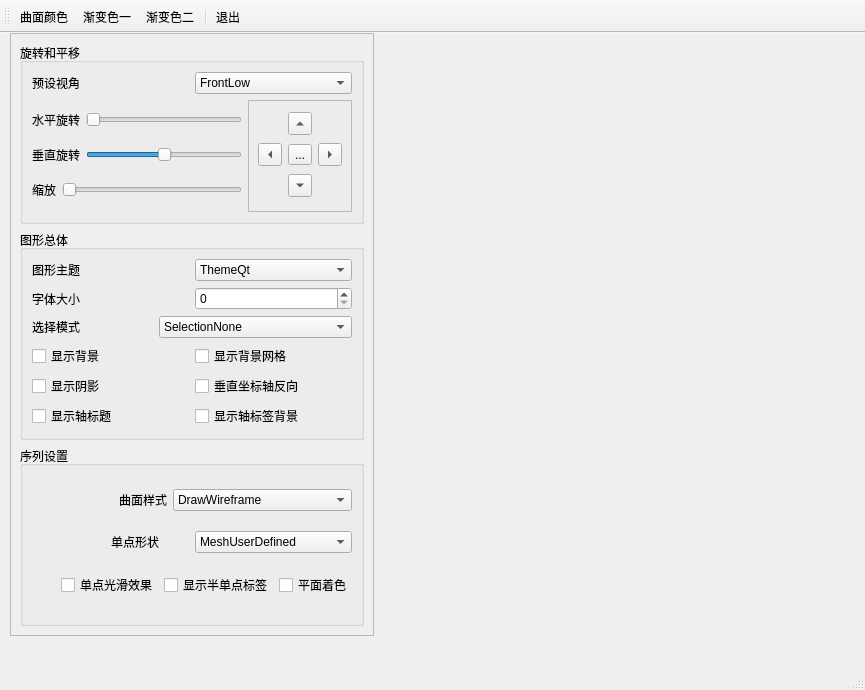
<?xml version="1.0" encoding="UTF-8"?>
<ui version="4.0">
 <class>MainWindow</class>
 <widget class="QMainWindow" name="MainWindow">
  <property name="geometry">
   <rect>
    <x>0</x>
    <y>0</y>
    <width>865</width>
    <height>690</height>
   </rect>
  </property>
  <property name="windowTitle">
   <string>Q3DSurface三维地形图</string>
  </property>
  <widget class="QWidget" name="centralwidget">
   <widget class="QFrame" name="frame_setupChart">
    <property name="geometry">
     <rect>
      <x>10</x>
      <y>0</y>
      <width>364</width>
      <height>603</height>
     </rect>
    </property>
    <property name="frameShape">
     <enum>QFrame::StyledPanel</enum>
    </property>
    <property name="frameShadow">
     <enum>QFrame::Raised</enum>
    </property>
    <layout class="QVBoxLayout" name="verticalLayout_5">
     <item>
      <widget class="QGroupBox" name="groupBox">
       <property name="title">
        <string>旋转和平移</string>
       </property>
       <layout class="QVBoxLayout" name="verticalLayout_3">
        <item>
         <layout class="QHBoxLayout" name="horizontalLayout_7">
          <item>
           <widget class="QLabel" name="label">
            <property name="text">
             <string>预设视角</string>
            </property>
           </widget>
          </item>
          <item>
           <widget class="QComboBox" name="comboBox_preView">
            <item>
             <property name="text">
              <string>FrontLow</string>
             </property>
            </item>
            <item>
             <property name="text">
              <string>Front</string>
             </property>
            </item>
            <item>
             <property name="text">
              <string>FrontHigh</string>
             </property>
            </item>
            <item>
             <property name="text">
              <string>LeftLow</string>
             </property>
            </item>
            <item>
             <property name="text">
              <string>Left</string>
             </property>
            </item>
            <item>
             <property name="text">
              <string>LeftHigh</string>
             </property>
            </item>
            <item>
             <property name="text">
              <string>RightLow</string>
             </property>
            </item>
            <item>
             <property name="text">
              <string>Right</string>
             </property>
            </item>
            <item>
             <property name="text">
              <string>RightHigh</string>
             </property>
            </item>
            <item>
             <property name="text">
              <string>BehindLow</string>
             </property>
            </item>
            <item>
             <property name="text">
              <string>Behind</string>
             </property>
            </item>
            <item>
             <property name="text">
              <string>BehindHigh</string>
             </property>
            </item>
            <item>
             <property name="text">
              <string>sometricLeft</string>
             </property>
            </item>
            <item>
             <property name="text">
              <string>sometricLeftHigh</string>
             </property>
            </item>
            <item>
             <property name="text">
              <string>sometricRight</string>
             </property>
            </item>
            <item>
             <property name="text">
              <string>sometricRightHigh</string>
             </property>
            </item>
            <item>
             <property name="text">
              <string>DirectlyAbove</string>
             </property>
            </item>
            <item>
             <property name="text">
              <string>DirectlyAboveCW45</string>
             </property>
            </item>
            <item>
             <property name="text">
              <string>DirectlyAboveCCW45</string>
             </property>
            </item>
            <item>
             <property name="text">
              <string>FrontBelow</string>
             </property>
            </item>
            <item>
             <property name="text">
              <string>LeftBelow</string>
             </property>
            </item>
            <item>
             <property name="text">
              <string>RightBelow</string>
             </property>
            </item>
            <item>
             <property name="text">
              <string>BehindBelow</string>
             </property>
            </item>
            <item>
             <property name="text">
              <string>DirectlyBelow</string>
             </property>
            </item>
           </widget>
          </item>
         </layout>
        </item>
        <item>
         <layout class="QHBoxLayout" name="horizontalLayout_11">
          <item>
           <layout class="QVBoxLayout" name="verticalLayout_2">
            <item>
             <layout class="QHBoxLayout" name="horizontalLayout_8">
              <item>
               <widget class="QLabel" name="label_2">
                <property name="text">
                 <string>水平旋转</string>
                </property>
               </widget>
              </item>
              <item>
               <widget class="QSlider" name="horizontalSlider_horizontalRotate">
                <property name="orientation">
                 <enum>Qt::Horizontal</enum>
                </property>
               </widget>
              </item>
             </layout>
            </item>
            <item>
             <layout class="QHBoxLayout" name="horizontalLayout_9">
              <item>
               <widget class="QLabel" name="label_3">
                <property name="text">
                 <string>垂直旋转</string>
                </property>
               </widget>
              </item>
              <item>
               <widget class="QSlider" name="horizontalSlider_VerticalRotate">
                <property name="minimum">
                 <number>-180</number>
                </property>
                <property name="maximum">
                 <number>180</number>
                </property>
                <property name="orientation">
                 <enum>Qt::Horizontal</enum>
                </property>
               </widget>
              </item>
             </layout>
            </item>
            <item>
             <layout class="QHBoxLayout" name="horizontalLayout_10">
              <item>
               <widget class="QLabel" name="label_4">
                <property name="text">
                 <string>缩放</string>
                </property>
               </widget>
              </item>
              <item>
               <widget class="QSlider" name="horizontalSlider_scaled">
                <property name="minimum">
                 <number>10</number>
                </property>
                <property name="maximum">
                 <number>100</number>
                </property>
                <property name="orientation">
                 <enum>Qt::Horizontal</enum>
                </property>
               </widget>
              </item>
             </layout>
            </item>
           </layout>
          </item>
          <item>
           <widget class="QFrame" name="frame">
            <property name="frameShape">
             <enum>QFrame::StyledPanel</enum>
            </property>
            <property name="frameShadow">
             <enum>QFrame::Raised</enum>
            </property>
            <layout class="QGridLayout" name="gridLayout">
             <item row="0" column="1">
              <widget class="QToolButton" name="toolButton_up">
               <property name="text">
                <string>...</string>
               </property>
               <property name="arrowType">
                <enum>Qt::UpArrow</enum>
               </property>
              </widget>
             </item>
             <item row="1" column="0">
              <widget class="QToolButton" name="toolButton_left">
               <property name="text">
                <string>...</string>
               </property>
               <property name="arrowType">
                <enum>Qt::LeftArrow</enum>
               </property>
              </widget>
             </item>
             <item row="1" column="1">
              <widget class="QToolButton" name="toolButton_refresh">
               <property name="text">
                <string>...</string>
               </property>
              </widget>
             </item>
             <item row="1" column="2">
              <widget class="QToolButton" name="toolButton_right">
               <property name="text">
                <string>...</string>
               </property>
               <property name="arrowType">
                <enum>Qt::RightArrow</enum>
               </property>
              </widget>
             </item>
             <item row="2" column="1">
              <widget class="QToolButton" name="toolButton_down">
               <property name="text">
                <string>...</string>
               </property>
               <property name="arrowType">
                <enum>Qt::DownArrow</enum>
               </property>
              </widget>
             </item>
            </layout>
           </widget>
          </item>
         </layout>
        </item>
       </layout>
      </widget>
     </item>
     <item>
      <widget class="QGroupBox" name="groupBox_2">
       <property name="title">
        <string>图形总体</string>
       </property>
       <layout class="QVBoxLayout" name="verticalLayout">
        <item>
         <layout class="QHBoxLayout" name="horizontalLayout">
          <item>
           <widget class="QLabel" name="label_5">
            <property name="text">
             <string>图形主题</string>
            </property>
           </widget>
          </item>
          <item>
           <widget class="QComboBox" name="comboBox_mapTheme">
            <item>
             <property name="text">
              <string>ThemeQt</string>
             </property>
            </item>
            <item>
             <property name="text">
              <string>ThemePrimaryColors</string>
             </property>
            </item>
            <item>
             <property name="text">
              <string>ThemeDigia</string>
             </property>
            </item>
            <item>
             <property name="text">
              <string>ThemeStoneMoss</string>
             </property>
            </item>
            <item>
             <property name="text">
              <string>ThemeArmyBlue</string>
             </property>
            </item>
            <item>
             <property name="text">
              <string>ThemeRetro</string>
             </property>
            </item>
            <item>
             <property name="text">
              <string>ThemeEbony</string>
             </property>
            </item>
            <item>
             <property name="text">
              <string>ThemeIsabelle</string>
             </property>
            </item>
            <item>
             <property name="text">
              <string>ThemeUserDefined</string>
             </property>
            </item>
           </widget>
          </item>
         </layout>
        </item>
        <item>
         <layout class="QHBoxLayout" name="horizontalLayout_2">
          <item>
           <widget class="QLabel" name="label_6">
            <property name="text">
             <string>字体大小</string>
            </property>
           </widget>
          </item>
          <item>
           <widget class="QSpinBox" name="spinBox_fontSize"/>
          </item>
         </layout>
        </item>
        <item>
         <layout class="QHBoxLayout" name="horizontalLayout_3">
          <item>
           <widget class="QLabel" name="label_7">
            <property name="text">
             <string>选择模式</string>
            </property>
           </widget>
          </item>
          <item>
           <widget class="QComboBox" name="comboBox_selectMode">
            <item>
             <property name="text">
              <string>SelectionNone</string>
             </property>
            </item>
            <item>
             <property name="text">
              <string>SelectionItem</string>
             </property>
            </item>
            <item>
             <property name="text">
              <string>SelectionRow</string>
             </property>
            </item>
            <item>
             <property name="text">
              <string>SelectionItemAndRow</string>
             </property>
            </item>
            <item>
             <property name="text">
              <string>SelectionColumn</string>
             </property>
            </item>
            <item>
             <property name="text">
              <string>SelectionItemAndColumn</string>
             </property>
            </item>
            <item>
             <property name="text">
              <string>SelectionRowAndColumn</string>
             </property>
            </item>
            <item>
             <property name="text">
              <string>SelectionItemRowAndColumn</string>
             </property>
            </item>
            <item>
             <property name="text">
              <string>SelectionSlice</string>
             </property>
            </item>
            <item>
             <property name="text">
              <string>SelectionMultiSeries</string>
             </property>
            </item>
           </widget>
          </item>
         </layout>
        </item>
        <item>
         <layout class="QHBoxLayout" name="horizontalLayout_4">
          <item>
           <widget class="QCheckBox" name="checkBox_showBackground">
            <property name="text">
             <string>显示背景</string>
            </property>
           </widget>
          </item>
          <item>
           <widget class="QCheckBox" name="checkBox_showGrid">
            <property name="text">
             <string>显示背景网格</string>
            </property>
           </widget>
          </item>
         </layout>
        </item>
        <item>
         <layout class="QHBoxLayout" name="horizontalLayout_5">
          <item>
           <widget class="QCheckBox" name="checkBox_showReflection">
            <property name="text">
             <string>显示阴影</string>
            </property>
           </widget>
          </item>
          <item>
           <widget class="QCheckBox" name="checkBox_reverseValueAxis">
            <property name="text">
             <string>垂直坐标轴反向</string>
            </property>
           </widget>
          </item>
         </layout>
        </item>
        <item>
         <layout class="QHBoxLayout" name="horizontalLayout_6">
          <item>
           <widget class="QCheckBox" name="checkBox_showAxisTitle">
            <property name="text">
             <string>显示轴标题</string>
            </property>
           </widget>
          </item>
          <item>
           <widget class="QCheckBox" name="checkBox_showAxisLabelBackground">
            <property name="text">
             <string>显示轴标签背景</string>
            </property>
           </widget>
          </item>
         </layout>
        </item>
       </layout>
      </widget>
     </item>
     <item>
      <widget class="QGroupBox" name="groupBox_3">
       <property name="title">
        <string>序列设置</string>
       </property>
       <layout class="QVBoxLayout" name="verticalLayout_4">
        <item>
         <layout class="QHBoxLayout" name="horizontalLayout_13">
          <item>
           <spacer name="horizontalSpacer">
            <property name="orientation">
             <enum>Qt::Horizontal</enum>
            </property>
            <property name="sizeHint" stdset="0">
             <size>
              <width>40</width>
              <height>20</height>
             </size>
            </property>
           </spacer>
          </item>
          <item>
           <widget class="QLabel" name="label_8">
            <property name="text">
             <string>曲面样式</string>
            </property>
           </widget>
          </item>
          <item>
           <widget class="QComboBox" name="comboBox_surfaceStyle">
            <item>
             <property name="text">
              <string>DrawWireframe</string>
             </property>
            </item>
            <item>
             <property name="text">
              <string>DrawSurface</string>
             </property>
            </item>
            <item>
             <property name="text">
              <string>DrawSurfaceAndWireframe</string>
             </property>
            </item>
           </widget>
          </item>
         </layout>
        </item>
        <item>
         <layout class="QHBoxLayout" name="horizontalLayout_14" stretch="1,1,2">
          <item>
           <spacer name="horizontalSpacer_2">
            <property name="orientation">
             <enum>Qt::Horizontal</enum>
            </property>
            <property name="sizeHint" stdset="0">
             <size>
              <width>40</width>
              <height>20</height>
             </size>
            </property>
           </spacer>
          </item>
          <item>
           <widget class="QLabel" name="label_9">
            <property name="text">
             <string>单点形状</string>
            </property>
           </widget>
          </item>
          <item>
           <widget class="QComboBox" name="comboBox_pointShape">
            <item>
             <property name="text">
              <string>MeshUserDefined</string>
             </property>
            </item>
            <item>
             <property name="text">
              <string>MeshBar</string>
             </property>
            </item>
            <item>
             <property name="text">
              <string>MeshCube</string>
             </property>
            </item>
            <item>
             <property name="text">
              <string>MeshPyramid</string>
             </property>
            </item>
            <item>
             <property name="text">
              <string>MeshCone</string>
             </property>
            </item>
            <item>
             <property name="text">
              <string>MeshBevelBar</string>
             </property>
            </item>
            <item>
             <property name="text">
              <string>MeshBevelCube</string>
             </property>
            </item>
            <item>
             <property name="text">
              <string>MeshSphere</string>
             </property>
            </item>
            <item>
             <property name="text">
              <string>MeshMinimal</string>
             </property>
            </item>
            <item>
             <property name="text">
              <string>MeshArrow</string>
             </property>
            </item>
            <item>
             <property name="text">
              <string>MeshPoint</string>
             </property>
            </item>
           </widget>
          </item>
         </layout>
        </item>
        <item>
         <layout class="QHBoxLayout" name="horizontalLayout_12">
          <item>
           <spacer name="horizontalSpacer_3">
            <property name="orientation">
             <enum>Qt::Horizontal</enum>
            </property>
            <property name="sizeHint" stdset="0">
             <size>
              <width>40</width>
              <height>20</height>
             </size>
            </property>
           </spacer>
          </item>
          <item>
           <widget class="QCheckBox" name="checkBox_smoothEffect">
            <property name="text">
             <string>单点光滑效果</string>
            </property>
           </widget>
          </item>
          <item>
           <widget class="QCheckBox" name="checkBox_showSelectedBarLabels">
            <property name="text">
             <string>显示半单点标签</string>
            </property>
           </widget>
          </item>
          <item>
           <widget class="QCheckBox" name="checkBox">
            <property name="text">
             <string>平面着色</string>
            </property>
           </widget>
          </item>
         </layout>
        </item>
       </layout>
      </widget>
     </item>
    </layout>
   </widget>
  </widget>
  <widget class="QMenuBar" name="menubar">
   <property name="geometry">
    <rect>
     <x>0</x>
     <y>0</y>
     <width>865</width>
     <height>25</height>
    </rect>
   </property>
  </widget>
  <widget class="QStatusBar" name="statusbar"/>
  <widget class="QToolBar" name="toolBar">
   <property name="windowTitle">
    <string>toolBar</string>
   </property>
   <attribute name="toolBarArea">
    <enum>TopToolBarArea</enum>
   </attribute>
   <attribute name="toolBarBreak">
    <bool>false</bool>
   </attribute>
   <addaction name="action_seriesColor"/>
   <addaction name="action_addRow"/>
   <addaction name="action_insertRow"/>
   <addaction name="separator"/>
   <addaction name="action_quit"/>
  </widget>
  <action name="action_seriesColor">
   <property name="text">
    <string>曲面颜色</string>
   </property>
   <property name="toolTip">
    <string>曲面颜色</string>
   </property>
   <property name="menuRole">
    <enum>QAction::NoRole</enum>
   </property>
  </action>
  <action name="action_reBuildChart">
   <property name="text">
    <string>重新生成</string>
   </property>
   <property name="toolTip">
    <string>重新生成</string>
   </property>
   <property name="menuRole">
    <enum>QAction::NoRole</enum>
   </property>
  </action>
  <action name="action_changValue">
   <property name="text">
    <string>修改点坐标</string>
   </property>
   <property name="toolTip">
    <string>修改点坐标</string>
   </property>
   <property name="menuRole">
    <enum>QAction::NoRole</enum>
   </property>
  </action>
  <action name="action_addRow">
   <property name="text">
    <string>渐变色一</string>
   </property>
   <property name="toolTip">
    <string>渐变色一</string>
   </property>
   <property name="menuRole">
    <enum>QAction::NoRole</enum>
   </property>
  </action>
  <action name="action_insertRow">
   <property name="text">
    <string>渐变色二</string>
   </property>
   <property name="toolTip">
    <string>渐变色二</string>
   </property>
   <property name="menuRole">
    <enum>QAction::NoRole</enum>
   </property>
  </action>
  <action name="action_delRow">
   <property name="text">
    <string>删除行</string>
   </property>
   <property name="toolTip">
    <string>删除行</string>
   </property>
   <property name="menuRole">
    <enum>QAction::NoRole</enum>
   </property>
  </action>
  <action name="action_quit">
   <property name="text">
    <string>退出</string>
   </property>
   <property name="toolTip">
    <string>退出</string>
   </property>
   <property name="menuRole">
    <enum>QAction::NoRole</enum>
   </property>
  </action>
 </widget>
 <resources/>
 <connections>
  <connection>
   <sender>action_quit</sender>
   <signal>triggered()</signal>
   <receiver>MainWindow</receiver>
   <slot>close()</slot>
   <hints>
    <hint type="sourcelabel">
     <x>-1</x>
     <y>-1</y>
    </hint>
    <hint type="destinationlabel">
     <x>432</x>
     <y>312</y>
    </hint>
   </hints>
  </connection>
 </connections>
</ui>
